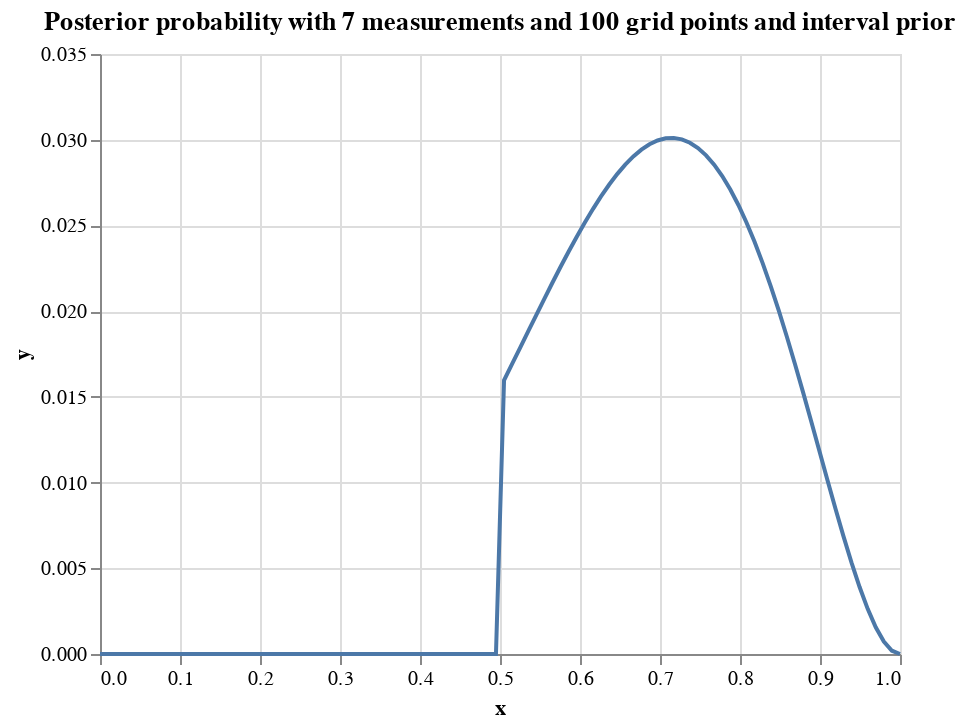

This figure's notebook cell:
### Code cell
grid_search_posterior_interval_prior("L,W,W,L,W,W,W", 0.5, 100)

### Figure 1 — Vega-Lite specification as saved in the notebook (floating-point values rounded to 4 significant figures)
{"config": {"view": {"continuousWidth": 400, "continuousHeight": 300}}, "data": {"name": "data-2f0662a3d68e7845a35d6215874cca0c"}, "mark": "line", "encoding": {"x": {"type": "quantitative", "field": "x"}, "y": {"type": "quantitative", "field": "y"}}, "title": "Posterior probability with 7 measurements and 100 grid points and interval prior", "$schema": "https://vega.github.io/schema/vega-lite/v4.8.1.json", "datasets": {"data-2f0662a3d68e7845a35d6215874cca0c": [{"x": 0.0, "y": 0.0}, {"x": 0.0101, "y": 0.0}, {"x": 0.0202, "y": 0.0}, {"x": 0.0303, "y": 0.0}, {"x": 0.0404, "y": 0.0}, {"x": 0.05051, "y": 0.0}, {"x": 0.06061, "y": 0.0}, {"x": 0.07071, "y": 0.0}, {"x": 0.08081, "y": 0.0}, {"x": 0.09091, "y": 0.0}, {"x": 0.101, "y": 0.0}, {"x": 0.1111, "y": 0.0}, {"x": 0.1212, "y": 0.0}, {"x": 0.1313, "y": 0.0}, {"x": 0.1414, "y": 0.0}, {"x": 0.1515, "y": 0.0}, {"x": 0.1616, "y": 0.0}, {"x": 0.1717, "y": 0.0}, {"x": 0.1818, "y": 0.0}, {"x": 0.1919, "y": 0.0}, {"x": 0.202, "y": 0.0}, {"x": 0.2121, "y": 0.0}, {"x": 0.2222, "y": 0.0}, {"x": 0.2323, "y": 0.0}, {"x": 0.2424, "y": 0.0}, {"x": 0.2525, "y": 0.0}, {"x": 0.2626, "y": 0.0}, {"x": 0.2727, "y": 0.0}, {"x": 0.2828, "y": 0.0}, {"x": 0.2929, "y": 0.0}, {"x": 0.303, "y": 0.0}, {"x": 0.3131, "y": 0.0}, {"x": 0.3232, "y": 0.0}, {"x": 0.3333, "y": 0.0}, {"x": 0.3434, "y": 0.0}, {"x": 0.3535, "y": 0.0}, {"x": 0.3636, "y": 0.0}, {"x": 0.3737, "y": 0.0}, {"x": 0.3838, "y": 0.0}, {"x": 0.3939, "y": 0.0}, {"x": 0.404, "y": 0.0}, {"x": 0.4141, "y": 0.0}, {"x": 0.4242, "y": 0.0}, {"x": 0.4343, "y": 0.0}, {"x": 0.4444, "y": 0.0}, {"x": 0.4545, "y": 0.0}, {"x": 0.4646, "y": 0.0}, {"x": 0.4747, "y": 0.0}, {"x": 0.4848, "y": 0.0}, {"x": 0.4949, "y": 0.0}, {"x": 0.5051, "y": 0.01597}, {"x": 0.5152, "y": 0.01692}, {"x": 0.5253, "y": 0.01787}, {"x": 0.5354, "y": 0.01883}, {"x": 0.5455, "y": 0.01979}, {"x": 0.5556, "y": 0.02074}, {"x": 0.5657, "y": 0.02167}, {"x": 0.5758, "y": 0.02259}, {"x": 0.5859, "y": 0.02348}, {"x": 0.596, "y": 0.02434}, {"x": 0.6061, "y": 0.02517}, {"x": 0.6162, "y": 0.02596}, {"x": 0.6263, "y": 0.02669}, {"x": 0.6364, "y": 0.02737}, {"x": 0.6465, "y": 0.02799}, {"x": 0.6566, "y": 0.02855}, {"x": 0.6667, "y": 0.02902}, {"x": 0.6768, "y": 0.02942}, {"x": 0.6869, "y": 0.02974}, {"x": 0.697, "y": 0.02996}, {"x": 0.7071, "y": 0.03008}, {"x": 0.7172, "y": 0.0301}, {"x": 0.7273, "y": 0.03002}, {"x": 0.7374, "y": 0.02982}, {"x": 0.7475, "y": 0.02952}, {"x": 0.7576, "y": 0.02909}, {"x": 0.7677, "y": 0.02855}, {"x": 0.7778, "y": 0.02788}, {"x": 0.7879, "y": 0.0271}, {"x": 0.798, "y": 0.02619}, {"x": 0.8081, "y": 0.02517}, {"x": 0.8182, "y": 0.02404}, {"x": 0.8283, "y": 0.0228}, {"x": 0.8384, "y": 0.02146}, {"x": 0.8485, "y": 0.02003}, {"x": 0.8586, "y": 0.01851}, {"x": 0.8687, "y": 0.01692}, {"x": 0.8788, "y": 0.01527}, {"x": 0.8889, "y": 0.01359}, {"x": 0.899, "y": 0.01188}, {"x": 0.9091, "y": 0.01018}, {"x": 0.9192, "y": 0.0085}, {"x": 0.9293, "y": 0.006873}, {"x": 0.9394, "y": 0.00533}, {"x": 0.9495, "y": 0.003905}, {"x": 0.9596, "y": 0.002635}, {"x": 0.9697, "y": 0.001562}, {"x": 0.9798, "y": 0.000731}, {"x": 0.9899, "y": 0.0001924}, {"x": 1.0, "y": 0.0}]}}
